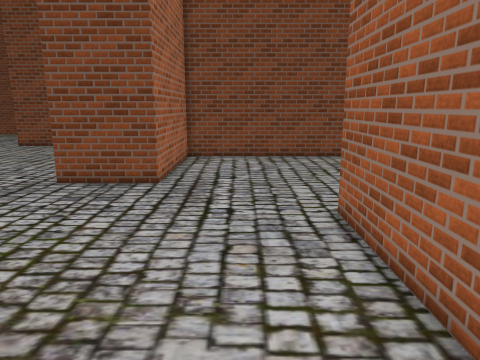
View 1 (above)

16 first-person views from a walk through a Unity game level. The camera is 1.5 m above the floor, tilts 12° down and sees 70° across. The floor is counted in squares, 0.5 m on a side. Each view is taken from the middle of a square. On the plan, view 1 faces up. The plan holds only what a view shows up to about 20 squares ahead; the rest is blank. The place goes on beyond the plan. The player is left out. Some animated figures are not drawn. Some surface patterns are stand-ins.

View 2
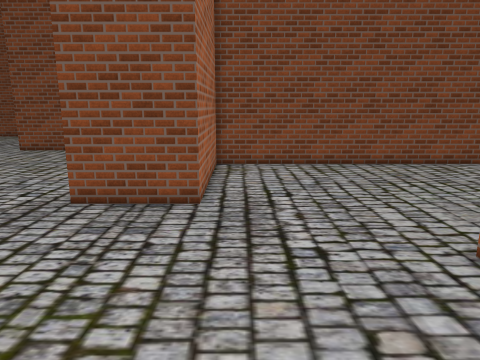

View 3
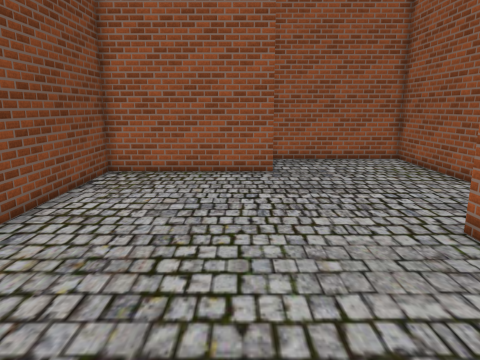

View 4
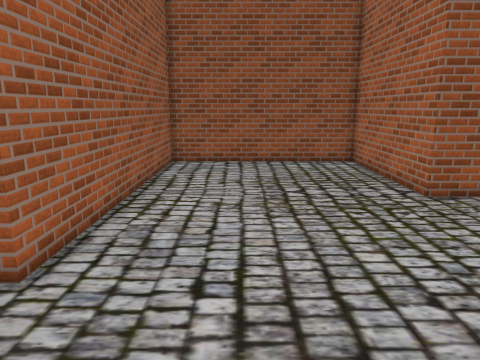

View 5
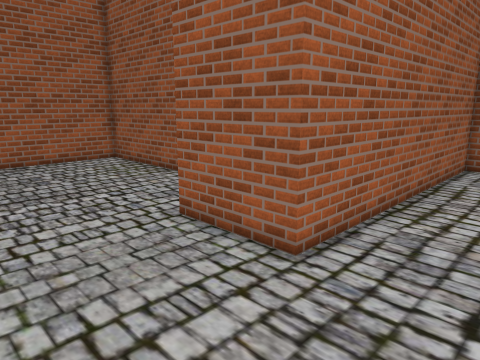

View 6
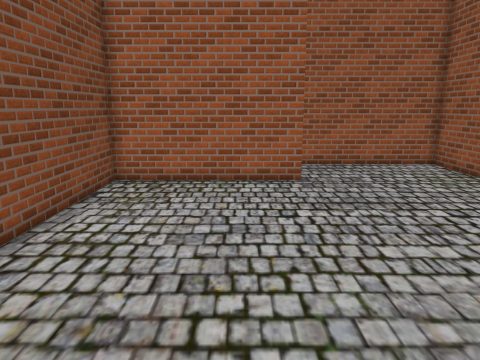

View 7
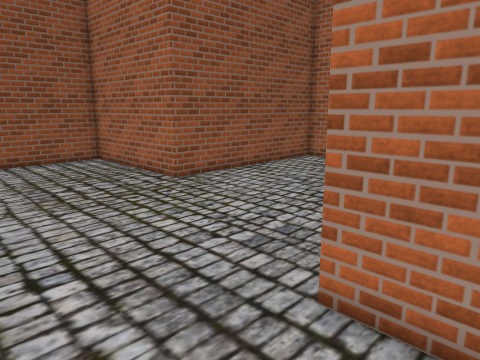

View 8
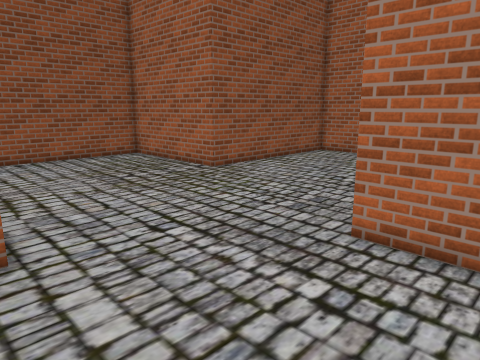

View 9
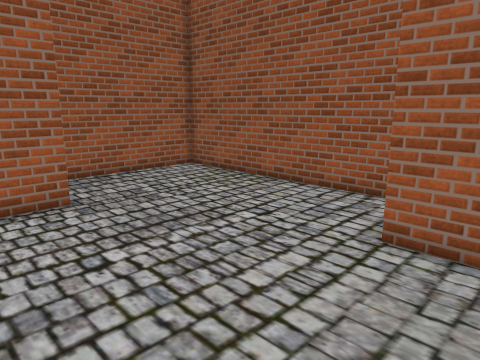

View 10
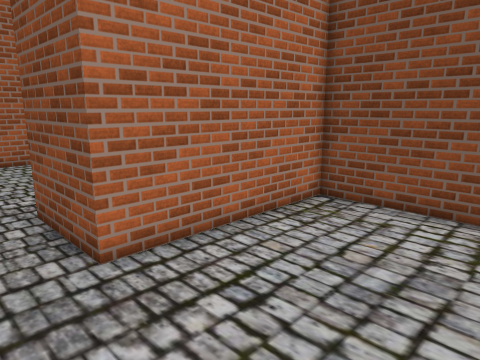

View 11
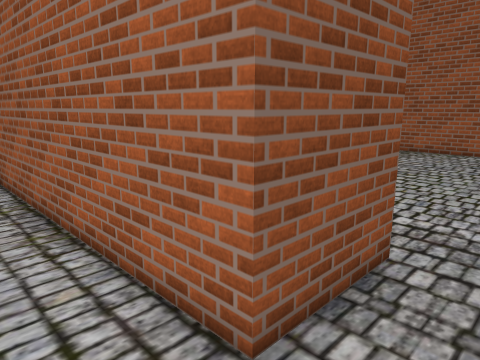

View 12
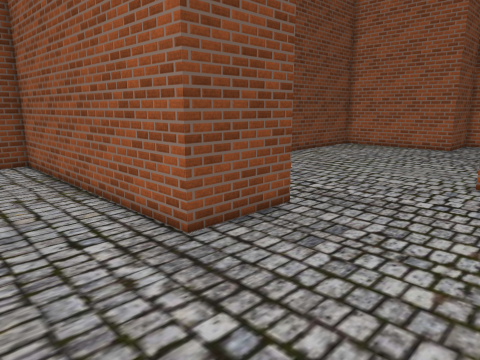

View 13
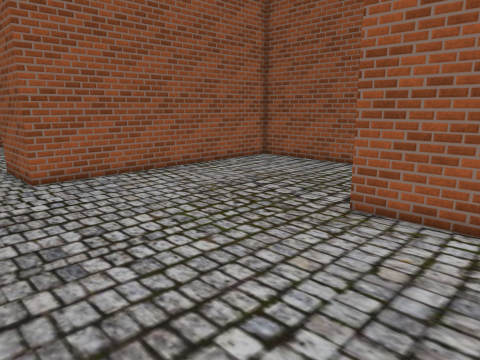

View 14
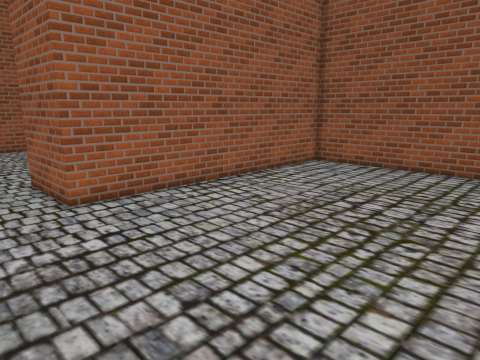

View 15
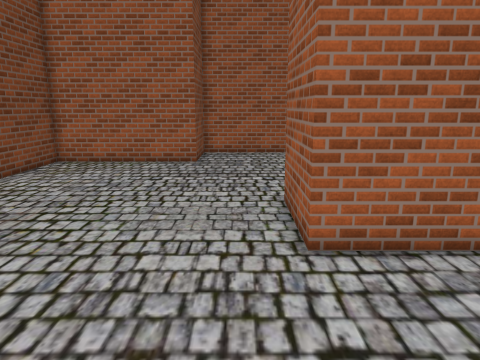

View 16
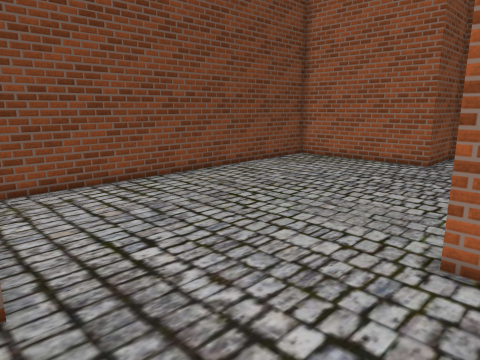

### Floor plan
Points are (right, up) in squares from view 1. A wall is a line through its corners. A room is listed if a view was taken in it or the views show most of it. See-through windows are left out.
Room 1 (views 1, 2, 3, 4, 5, 6, 7, 8, 9, 10, 11, 12, 13, 14, 15, 16)
walls: (8.4, 5.6) (19.1, 5.6) (19.1, 13.4) (15, 13.4) (15, 21.2) (-3.3, 21.2) (-3.3, 13.4) (-7.3, 13.4) (-7.3, 22.5); (-12.5, 3.7) (-7.4, 3.7) (-7.4, -4.1) (2.8, -4.1) (2.8, 9.5) (7, 9.5)

Where each view was taken, in squares from view 1:
view 1: 0 up, 0 right, facing up
view 2: 3 up, 2 left, facing up
view 3: 15 up, 1 left, facing right
view 4: 15 up, 1 left, facing down
view 5: 15 up, 1 left, facing down-right
view 6: 16 up, 1 right, facing right
view 7: 16 up, 1 right, facing down-left
view 8: 17 up, 4 right, facing down-left
view 9: 17 up, 4 right, facing down-right
view 10: 11 up, 3 right, facing up-left
view 11: 11 up, 10 left, facing up-right
view 12: 7 up, 12 left, facing up-right
view 13: 13 up, 12 left, facing down-right
view 14: 13 up, 8 left, facing down-right
view 15: 11 up, 4 left, facing right
view 16: 8 up, 4 left, facing up-right
